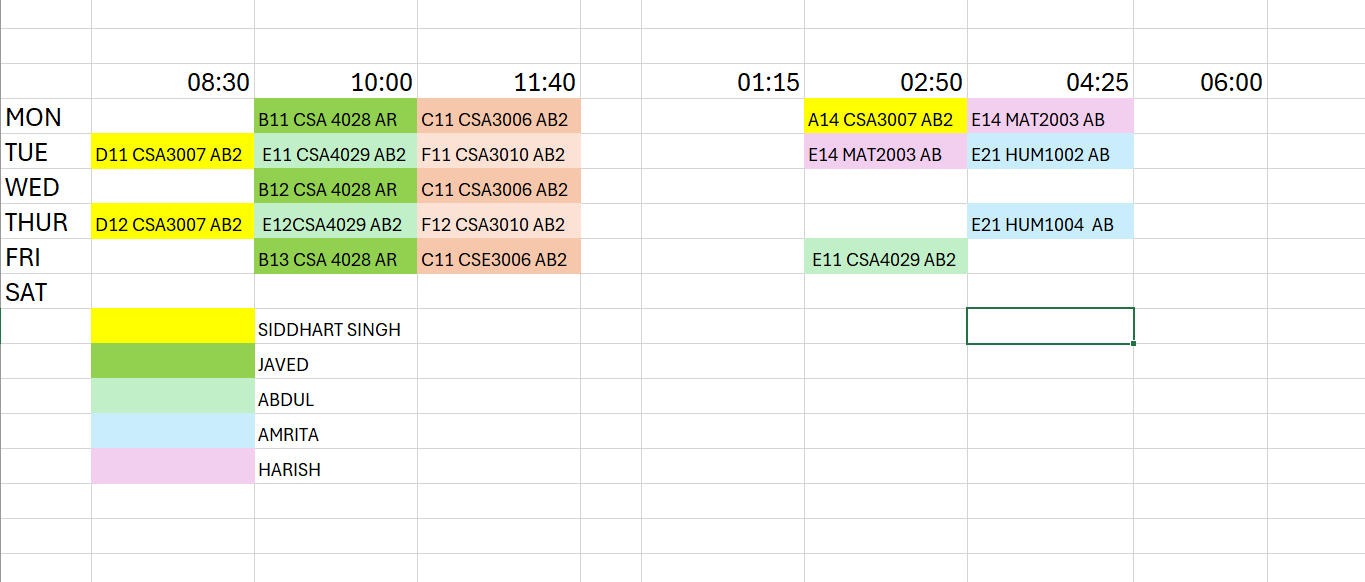
#> input picture test.jpg, 1365 x 582 px
$ python test_opencv.py
#> lines starting #> are read from the running program, lines starting #| are printed output that depends on the picture
import cv2

# Read the image
image = cv2.imread("test.jpg")
#> image is the input picture: shape (582, 1365, 3); mean B, G, R 232.9, 244.2, 242.4

# Check if it loaded correctly
if image is None:
    print("Could not read the image. Check the filename/path.")
else:
    print("Image loaded successfully!")
    print("Image size:", image.shape)  # prints height, width, color channels
#| Image size: (582, 1365, 3)

    # Convert to grayscale (black and white) - a common first preprocessing step
    gray = cv2.cvtColor(image, cv2.COLOR_BGR2GRAY)
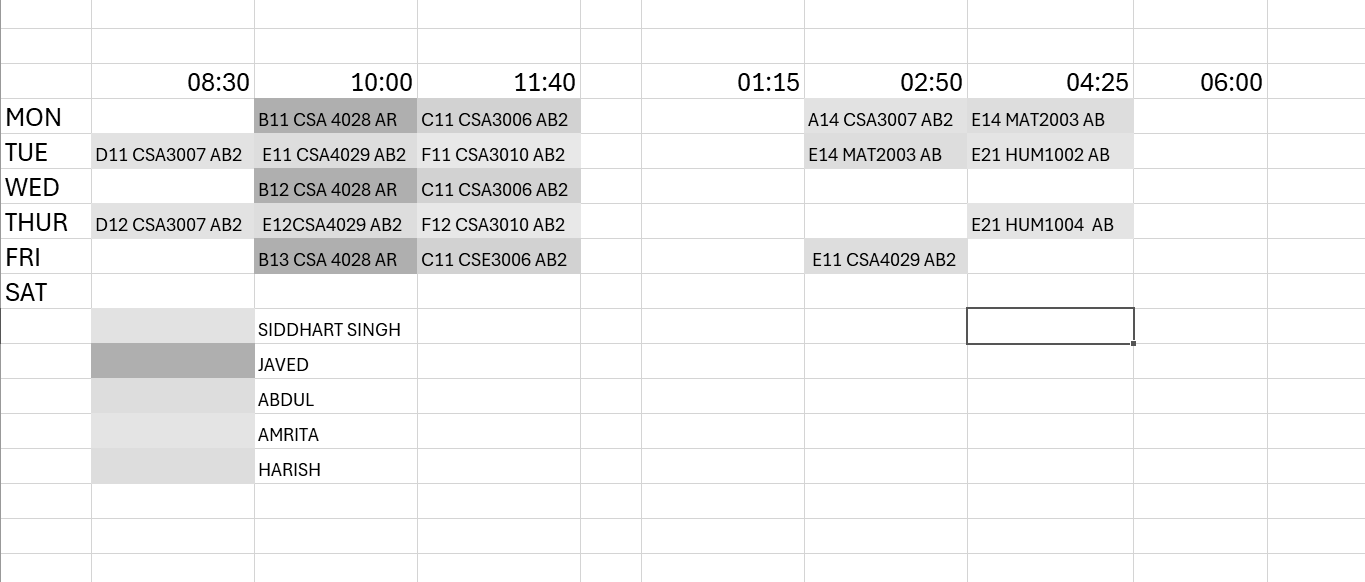
#> gray: shape (582, 1365); min 0, max 255, mean 242.4

    # Save the grayscale version so you can see the result
    cv2.imwrite("test_gray.jpg", gray)
    print("Saved grayscale version as test_gray.jpg")
